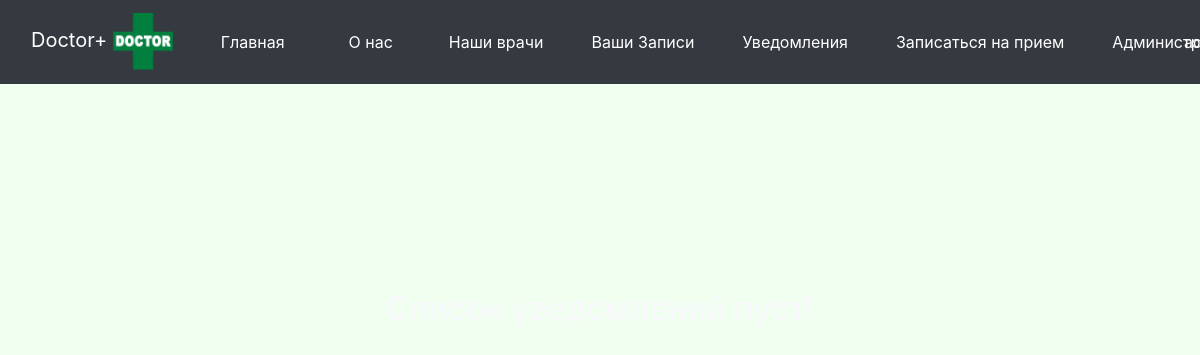
/notifications (signed in), run on an earlier commit of the app's database.
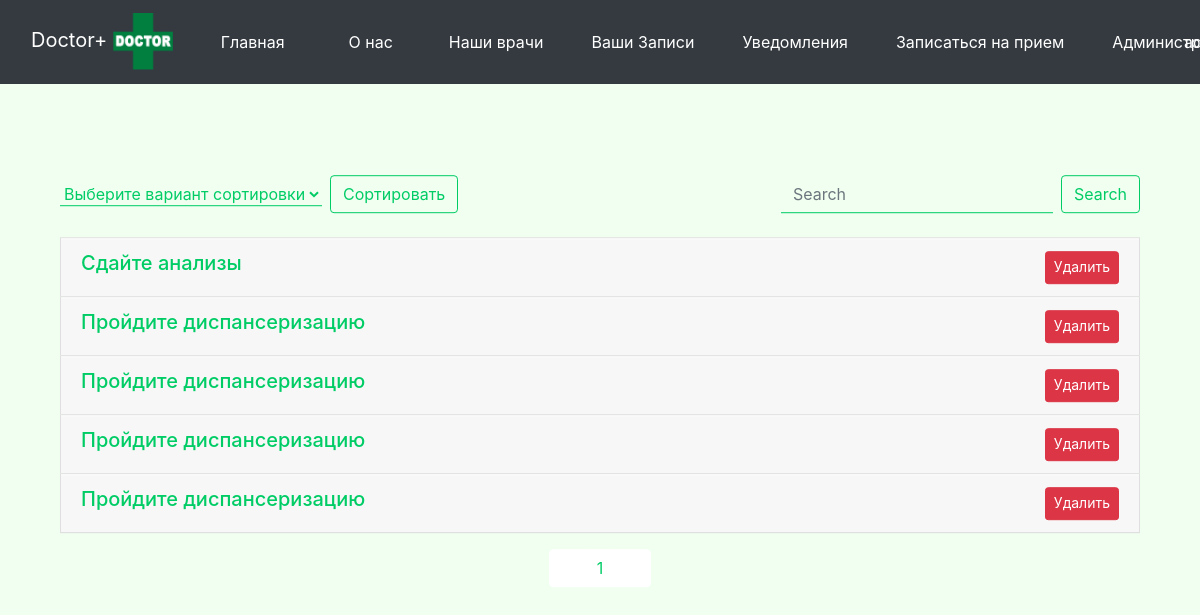
And on a later commit of the database.
### main/models.py (models this page shows, shortened)
class Notification(models.Model):
    id_user = models.ForeignKey(User1, on_delete=models.CASCADE)
    notification_text = models.CharField('Текст уведомления', max_length=50)
    class Meta:
        verbose_name = 'Уведомление'
        verbose_name_plural = 'Уведомления'

### main/views.py (the view)
# urls.py: path('notifications', views.notifications,  name='notifications'),
def notifications(request):
    if request.user.is_authenticated:
        search_query = request.GET.get('search', '')
        order_like = request.GET.get('order_like', '')
        try:
            if search_query:
                notifications_list = Notification.objects.filter(notification_text__icontains = search_query)
            else:
                notifications_list = Notification.objects.all()
        except ValueError:
            notifications_list = []
        if order_like:
            notifications_list = notifications_list.order_by(order_like)
        if not (str(request.user) == "AnonymousUser"):
            if str(User1.objects.filter(id_registarion=request.user.id)) == "<QuerySet []>":
                return redirect('createacc')
        list_to_view = []
        for el in notifications_list:
                list_to_view.append(el.id)
        paginator = Paginator(notifications_list, 10)
        page = request.GET.get('page')
        try:
            notifications = paginator.page(page)
        except PageNotAnInteger:
            notifications = paginator.page(1)
        except EmptyPage:
            notifications = paginator.page(paginator.num_pages)
        user_info = str(request.user)
        return render(request, 'main/notifications.html',
                      {'title': 'Ваши Уведомления', 'notifications': notifications, 'user_info': user_info, 'list_to_view': list_to_view})
    else:
        return redirect('http://127.0.0.1:8000/accounts/login/')

### main/models.py (called while the page is built)
    def __str__(self):
        return self.name

### main/templates/main/notifications.html (shortened to what this page needs)
{% extends 'main/base.html' %}
{% block content %}
<div class="container">
  {% if notifications %}
  <div class="d-flex justify-content-between">
    <form class="form-inline my-2 my-lg-0" action="{% url 'notifications' %}">
      <select name="order_like" class="mr-2 input-search">
        <option>Выберите вариант сортировки</option>
      </select>
      <button class="btn btn-outline-success mu-2 my-sm-0" type="submit">Сортировать</button>
    </form>
    <form class="form-inline my-2 my-lg-0" action="{% url 'notifications' %}">
      <input class="form-control mr-2 input-search" type="search" placeholder="Search" aria-label="Search" name="search">
      <button class="btn btn-outline-success mu-2 my-sm-0" type="submit">Search</button>
    </form>
  </div>
    {% if user_info != "AnonymousUser" %}
  <div class="accordion mt-4" id="accordionTable">
    {% for el in notifications %}
      {% if el.id in list_to_view %}
    <div class="card text-white">
      <a class="text-success text-decoration-none" type="button" data-toggle="collapse" data-target="#id{{ el.id }}"
         aria-expanded="true" aria-controls="collapseOne" href="#">
        <div class="card-header d-flex justify-content-between">
            <h5>{{ el.notification_text }}</h5>
          <a class="btn btn-sm btn-danger ml-2" href="{% url 'delete-notification' el.id %}">Удалить</a>
        </div>
      </a>
    </div>
      {% endif %}
  {% endfor %}
  {% endif %}
  </div>
  <nav class="mt-3">
    <ul class="pagination justify-content-center">
      {% if notifications.has_previous %}
      <li class="page-item">
        <a class="page-link" href="?page={{ notifications.previous_page_number }}" aria-label="Previous">
          <span aria-hidden="true">&laquo;</span>
        </a>
      </li>
      {% else %}
      <li class="page-item disabled">
        <a class="page-link" href="#" aria-label="Previous">
          <span aria-hidden="true">&laquo;</span>
        </a>
      </li>
      {% endif %}
      <li class="page-item"><span class="page-link page-num" href="#">{{ notifications.number }}</span></li>
      {% if notifications.has_next %}
      <li class="page-item">
        <a class="page-link" href="?page={{ notifications.next_page_number }}" aria-label="Next">
          <span aria-hidden="true">&raquo;</span>
        </a>
      </li>
      {% else %}
      <li class="page-item disabled">
        <a class="page-link" href="#" aria-label="Next">
          <span aria-hidden="true">&raquo;</span>
        </a>
      </li>
      {% endif %}
    </ul>
  </nav>
  {% else %}
  <h2 class="text-light text-center mt-5">Список уведомлений пуст!</h2>
  {% endif %}
</div>
<div class="p-5"></div>
{% endblock %}

What changed in the data, as far as the page shows it:
added Notification: notification_text "Сдайте анализы"
added Notification: notification_text "Пройдите диспансеризацию"
added Notification: notification_text "Пройдите диспансеризацию"
added Notification: notification_text "Пройдите диспансеризацию"
added Notification: notification_text "Пройдите диспансеризацию"
Also different on the page:
form field order_like: (not shown) → "Выберите вариант сортировки"
{{ notifications.number }}: (not shown) → "1"
text now shown: "Сортировать Search"
